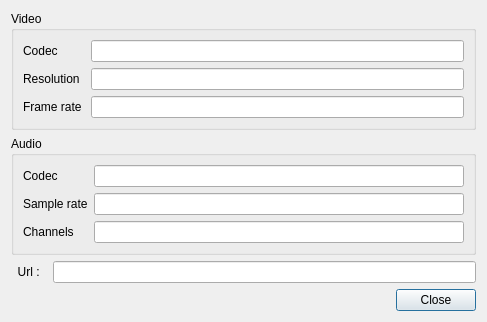
<?xml version="1.0" encoding="UTF-8"?>
<ui version="4.0">
 <class>MediaInfo</class>
 <widget class="QDialog" name="MediaInfo">
  <property name="geometry">
   <rect>
    <x>0</x>
    <y>0</y>
    <width>487</width>
    <height>284</height>
   </rect>
  </property>
  <property name="windowTitle">
   <string>Media Information</string>
  </property>
  <layout class="QVBoxLayout" name="verticalLayout">
   <item>
    <widget class="QGroupBox" name="grpVideo">
     <property name="title">
      <string>Video</string>
     </property>
     <layout class="QGridLayout" name="gridLayout_2">
      <item row="0" column="0">
       <widget class="QLabel" name="label_2">
        <property name="text">
         <string>Codec</string>
        </property>
       </widget>
      </item>
      <item row="0" column="1">
       <widget class="QLineEdit" name="editVideoCodec">
        <property name="readOnly">
         <bool>true</bool>
        </property>
       </widget>
      </item>
      <item row="1" column="0">
       <widget class="QLabel" name="label_3">
        <property name="text">
         <string>Resolution</string>
        </property>
       </widget>
      </item>
      <item row="1" column="1">
       <widget class="QLineEdit" name="editResolution">
        <property name="readOnly">
         <bool>true</bool>
        </property>
       </widget>
      </item>
      <item row="2" column="0">
       <widget class="QLabel" name="label_5">
        <property name="text">
         <string>Frame rate </string>
        </property>
       </widget>
      </item>
      <item row="2" column="1">
       <widget class="QLineEdit" name="editFrameRate">
        <property name="readOnly">
         <bool>true</bool>
        </property>
       </widget>
      </item>
     </layout>
    </widget>
   </item>
   <item>
    <widget class="QGroupBox" name="grpAudio">
     <property name="title">
      <string>Audio</string>
     </property>
     <layout class="QGridLayout" name="gridLayout">
      <item row="0" column="0">
       <widget class="QLabel" name="label_6">
        <property name="text">
         <string>Codec</string>
        </property>
       </widget>
      </item>
      <item row="0" column="1">
       <widget class="QLineEdit" name="editAudioCodec">
        <property name="readOnly">
         <bool>true</bool>
        </property>
       </widget>
      </item>
      <item row="1" column="0">
       <widget class="QLabel" name="label_7">
        <property name="text">
         <string>Sample rate</string>
        </property>
       </widget>
      </item>
      <item row="1" column="1">
       <widget class="QLineEdit" name="editSampleRate">
        <property name="readOnly">
         <bool>true</bool>
        </property>
       </widget>
      </item>
      <item row="2" column="0">
       <widget class="QLabel" name="label_8">
        <property name="text">
         <string>Channels</string>
        </property>
       </widget>
      </item>
      <item row="2" column="1">
       <widget class="QLineEdit" name="editChannel">
        <property name="readOnly">
         <bool>true</bool>
        </property>
       </widget>
      </item>
     </layout>
    </widget>
   </item>
   <item>
    <layout class="QHBoxLayout" name="horizontalLayout">
     <item>
      <widget class="QLabel" name="label">
       <property name="text">
        <string>  Url :  </string>
       </property>
      </widget>
     </item>
     <item>
      <widget class="QLineEdit" name="editUrl">
       <property name="readOnly">
        <bool>true</bool>
       </property>
      </widget>
     </item>
    </layout>
   </item>
   <item>
    <layout class="QHBoxLayout" name="horizontalLayout_3">
     <item>
      <spacer name="horizontalSpacer">
       <property name="orientation">
        <enum>Qt::Horizontal</enum>
       </property>
       <property name="sizeHint" stdset="0">
        <size>
         <width>40</width>
         <height>20</height>
        </size>
       </property>
      </spacer>
     </item>
     <item>
      <widget class="QPushButton" name="btnClose">
       <property name="text">
        <string>Close</string>
       </property>
      </widget>
     </item>
    </layout>
   </item>
  </layout>
 </widget>
 <resources/>
 <connections/>
</ui>
